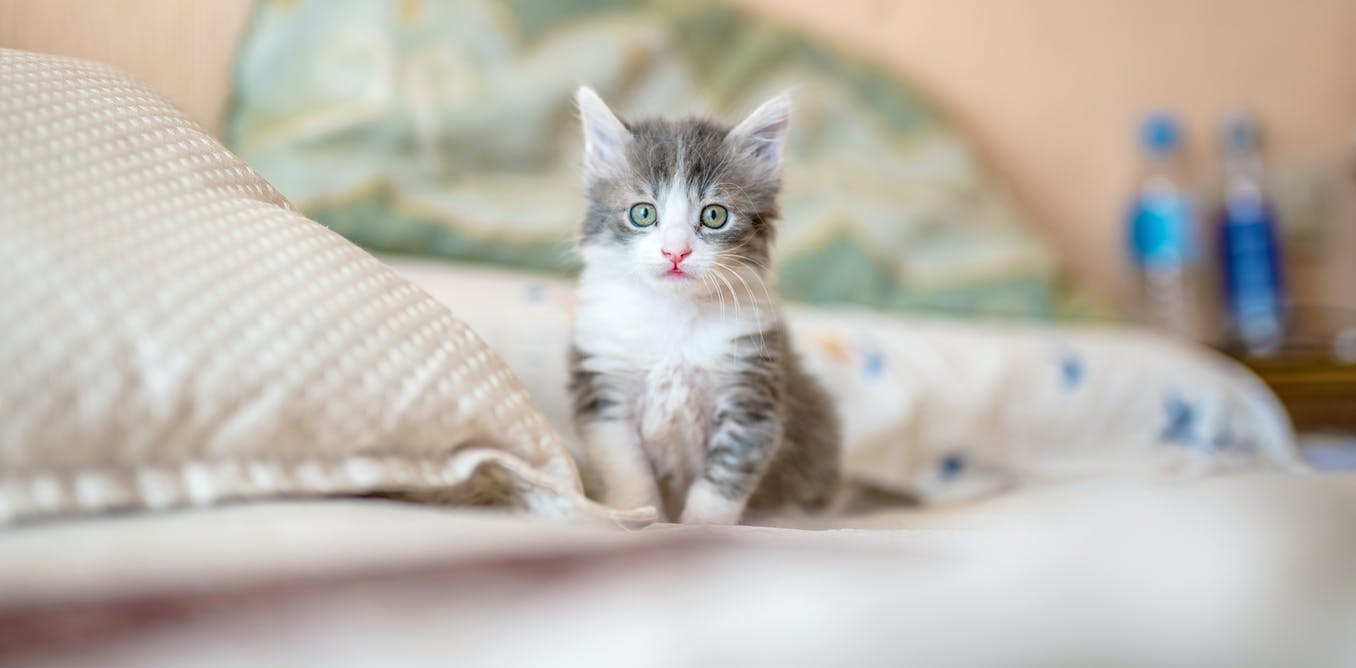
#> input picture Photos/cat.jpg, 1356 x 668 px
$ python Binarazing_Images.py
#> lines starting #> are read from the running program, lines starting #| are printed output that depends on the picture; after the words box and inside, x2 and y2 are one past the last pixel; in counts of white or black regions, pixels touching at a corner belong together
# -*- coding: utf-8 -*-
"""
Created on Tue Nov 24 00:29:06 2020

@author: ricardo.montoya
"""

import cv2 as cv

img = cv.imread("Photos/cat.jpg")
#> img is the input picture: shape (668, 1356, 3); mean B, G, R 173.6, 182.8, 188.8
cv.imshow("Cats", img)

gray = cv.cvtColor(img, cv.COLOR_BGR2GRAY)
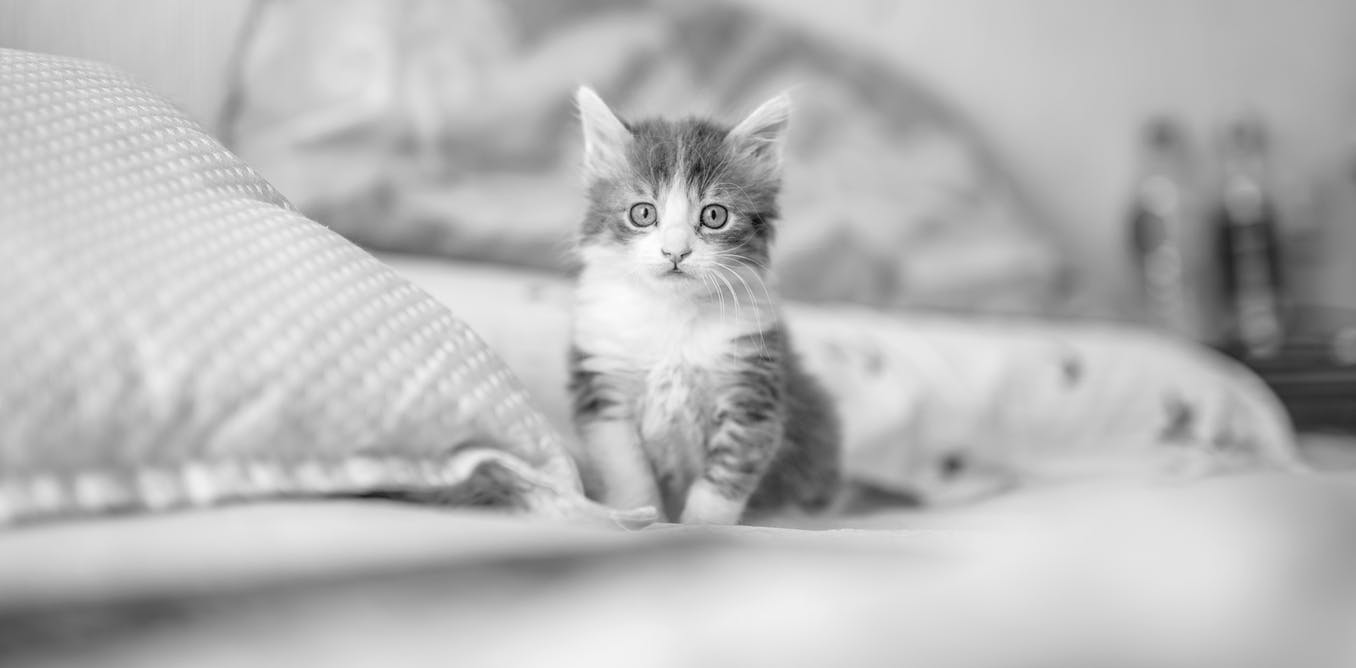
#> gray: shape (668, 1356); min 1, max 254, mean 183.6
cv.imshow("Gray", gray)

threshold, thresh = cv.threshold(gray, 150, 255, cv.THRESH_BINARY)
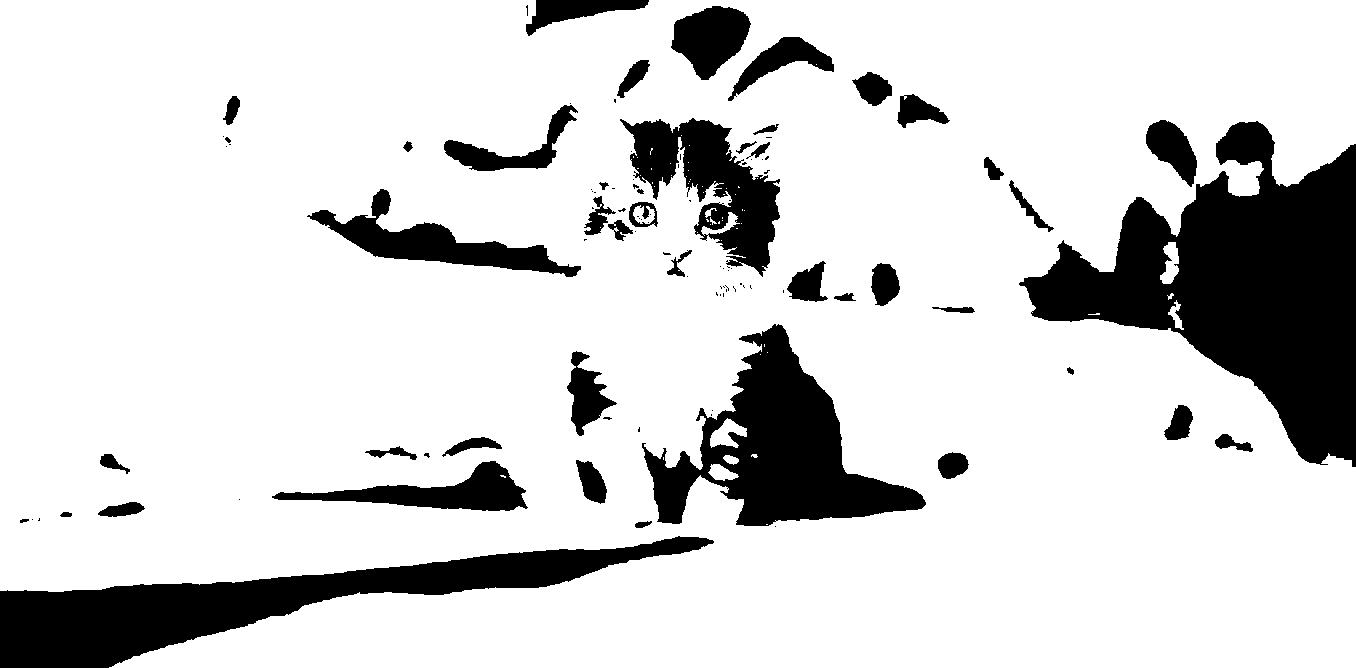
#> thresh: shape (668, 1356); 82.9% white; 105 black regions (60 under 20 px), largest, box (x1, y1, x2, y2) and area: (1019, 121, 1356, 467) 53545, (0, 536, 714, 668) 29332, (642, 324, 926, 526) 23319
cv.imshow("Threshold", thresh)

threshold, thresh_inv = cv.threshold(gray, 150, 255, cv.THRESH_BINARY_INV)
cv.imshow("Threshold Inverse", thresh_inv)

adaptive_thresh = cv.adaptiveThreshold(gray, 255, cv.ADAPTIVE_THRESH_GAUSSIAN_C, cv.THRESH_BINARY, 13, 3)
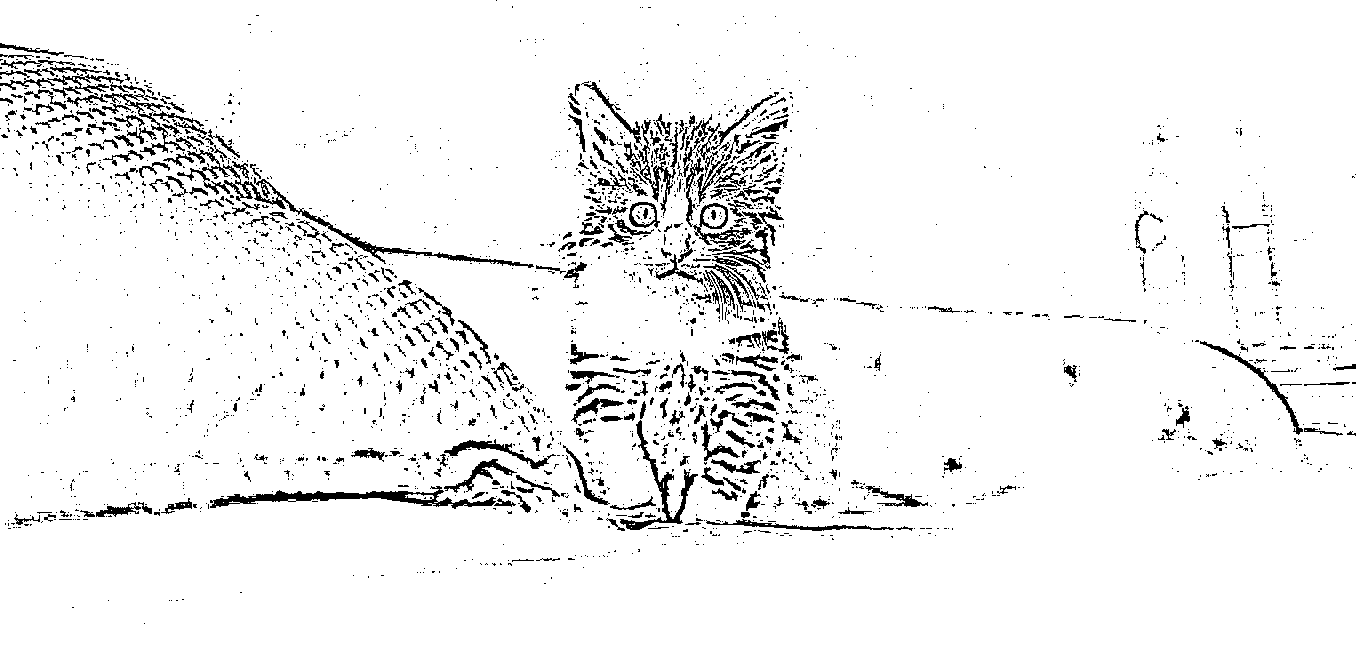
#> adaptive_thresh: shape (668, 1356); 94.7% white; 2637 black regions (2246 under 20 px), largest, box (x1, y1, x2, y2) and area: (177, 148, 534, 268) 2298, (210, 486, 496, 509) 2041, (620, 420, 698, 530) 1232
cv.imshow("Adaptive Threshold", adaptive_thresh)

cv.waitKey(0)
